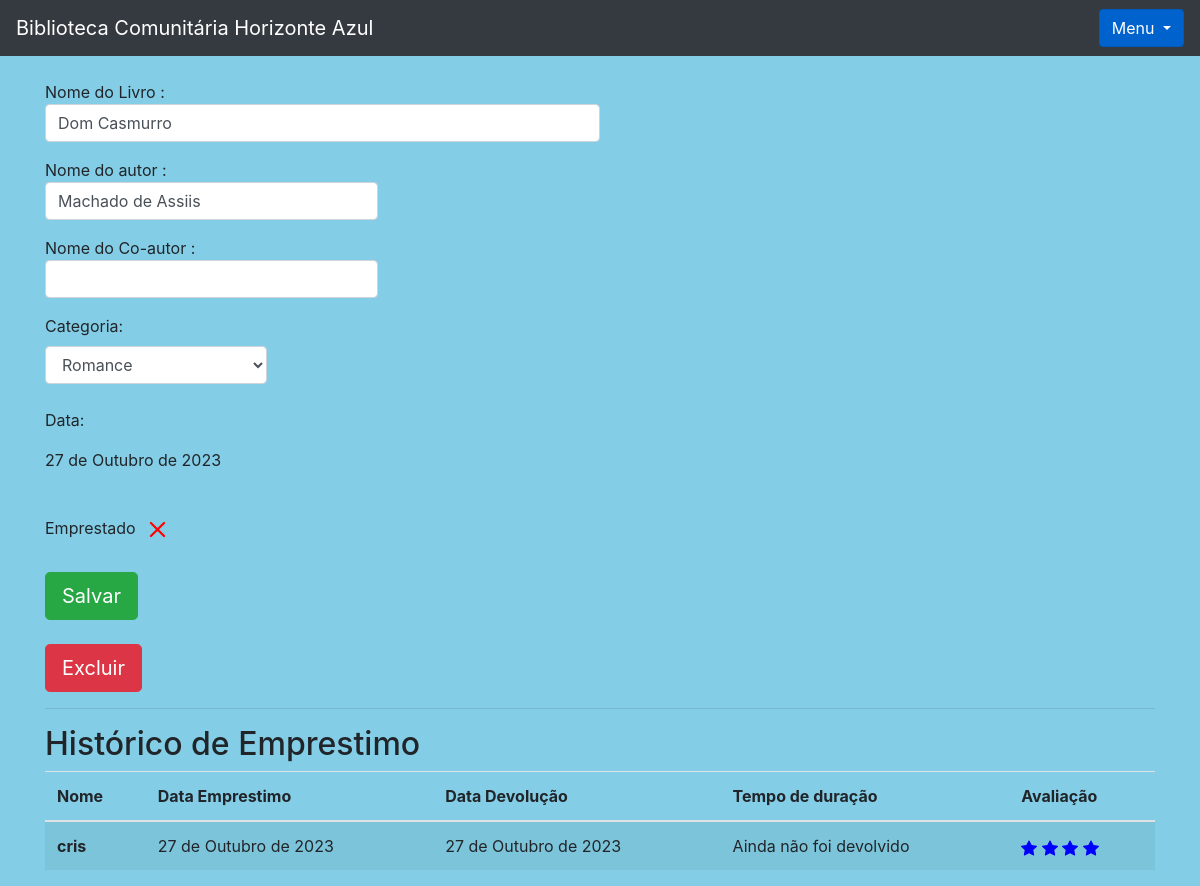
/livro/ver_livros/19 (signed in), run on the app's committed database.
### livro/models.py (models this page shows, shortened)
class Livros(models.Model):
    img = models.ImageField(upload_to='capa_livro', null=True, blank=True)
    nome = models.CharField(max_length = 100)
    autor = models.CharField(max_length = 30)
    data_cadastro = models.DateField(default= date.today)
    emprestado = models.BooleanField(default=False)
    categoria = models.ForeignKey(Categoria, on_delete=models.DO_NOTHING)
    usuario = models.ForeignKey(Usuario, on_delete=models.DO_NOTHING)
    class Meta: # a classe meta dentro de uma classe faz com que seja possivel alterar o nome da classe para que a visualização do admin não fique com duas letras s no final
        verbose_name = 'Livro'

class Emprestimos(models.Model):
    choices = (
        ('P', 'Pessimo'),
        ('R', 'Ruim'),
        ('B', 'Bom'),
        ('O', 'Otimo')
    )
    nome_emprestado = models.ForeignKey(Usuario, on_delete=models.DO_NOTHING, blank=True, null=True)
    data_emprestimo = models.DateField(default=datetime.datetime.now())
    data_devolucao = models.DateField(blank=True, null=True)
    livro = models.ForeignKey(Livros, on_delete=models.SET_NULL, null=True)
    avaliacao = models.CharField(max_length=1, choices=choices, blank=True, null=True)

### usuario/models.py (models this page shows)
class Usuario(models.Model):
    nome = models.CharField(max_length=50)
    email = models.CharField(max_length=30)
    senha = models.CharField(max_length=64)
    ativo = models.BooleanField(default=False)
    def __str__(self):
        return self.nome

### livro/views.py (the view)
# urls.py: path('ver_livros/<int:id>', views.ver_livros, name='ver_livros'),
def ver_livros(request, id):
    if request.session.get('usuario'):
        livro = Livros.objects.get(id = id)
        categoria_livro = Categoria.objects.filter(usuario = request.session.get('usuario'))
        if request.session['usuario'] == livro.usuario.id:
            usuario = Usuario.objects.get(id = request.session['usuario'])
            emprestimos = Emprestimos.objects.filter(livro = livro)
            form = CadastroLivro()
            form.fields['usuario'].initial = request.session['usuario']
            form.fields['categoria'].queryset = Categoria.objects.filter(usuario = usuario)
            form_categoria = CategoriaLivro()
            usuarios = Usuario.objects.all()
            livros = Livros.objects.filter(usuario_id = request.session.get('usuario'))
            livros_emprestar = Livros.objects.filter(usuario = usuario).filter(emprestado = False)
            livros_emprestados = Livros.objects.filter(usuario = usuario).filter(emprestado = True)
            return render(request, 'ver_livro.html', {'livro': livro,
                                                      'categoria_livro': categoria_livro,
                                                      'emprestimos': emprestimos,
                                                      'usuario_logado': request.session.get('usuario'),
                                                      'form': form,
                                                      'id_livro': id,
                                                      'form_categoria': form_categoria,
                                                      'usuarios': usuarios,
                                                      'livros': livros,
                                                      'livros_emprestar': livros_emprestar,
                                                      'livros_emprestados': livros_emprestados})
        else:
            return HttpResponse('esse livro não é seu')
    else:
        return redirect('/auth/login/?status=2')

### livro/forms.py
class CadastroLivro(forms.ModelForm):
    class Meta:
      model = Livros
      fields = "__all__"
    def __init__(self, *args, **kwargs):
      super().__init__(*args, **kwargs)
      self.fields['usuario'].widget = forms.HiddenInput()

class CategoriaLivro(forms.Form):
  nome = forms.CharField(max_length=30)
  descricao = forms.CharField(max_length=70)
  def __init__(self, *args, **kwargs):
    super().__init__(*args, **kwargs)
    self.fields['descricao'].widget = forms.Textarea()

### livro/models.py (called while the page is built)
    def __str__(self):
        return self.nome

### livro/templatetags/filtros.py (called while the page is built)
@register.filter
def mostra_duracao(value1, value2):
    if all((isinstance(value1, datetime), isinstance(value2, datetime))):
        dias = (value1 - value2).days
        texto = 'Dias'
        if dias == 1:
            texto = 'Dia'
        return f'{dias} {texto}'
    return 'Ainda não foi devolvido'

### livro/templates/ver_livro.html (shortened to what this page needs)
{% extends 'base.html' %}
{% load filtros %}
{% block 'conteudo' %}
    <div class="container">
        <br>
        <form action="{% url 'alterar_livro' %}" method="POST">
            <p>
                <lable> Nome do Livro : </label>
                <input style="width: 50%" class="form-control" type="texte" value="{{livro.nome}}" name="nome_livro">
            </p>
            <p>
                <lable> Nome do autor : </label>
                <input style="width: 30%" class="form-control" type="texte" value="{{livro.autor}}" name="autor">
            </p>
            <p>
                <lable> Nome do Co-autor : </label>
                <input style="width: 30%" class="form-control" type="texte" value="{{livro.co_autor}}" name="co_autor">
            </p>
            <label> Categoria: </label>
            <select  style="width: 20%;" class="form-control"  name="categoria_id">
                {% for i in categoria_livro%}
                    {% if livro.categoria.nome == i.nome %}
                        <option value="{{i.id}}" selected>{{i}}</option>
                    {% else %}
                        <option value="{{i.id}}">{{i}}</option>
                    {% endif %}
                {% endfor %}
            </select>
            <br>
            <p>
                <lable> Data: </label>
                <p>{{livro.data_cadastro}}</p>
            </p>
            <br>
            <label>Emprestado</label>
            <br>
            <br>
            <input type="submit" class="btn btn-success btn-lg" value="Salvar">
        </form>
        <br>
        <button type="button" class="btn btn-danger btn-lg" data-toggle="modal" data-target="#exampleModal2">
            Excluir
        </button>
        <hr>
        <h2>Histórico de Emprestimo</h2>
            <table class="table table-striped">
                <thead>
                    <tr>
                        <th scope="col">Nome</th>
                        <th scope="col">Data Emprestimo</th>
                        <th scope="col">Data Devolução</th>
                        <th scope="col">Tempo de duração</th>
                        <th scope="col">Avaliação</th>
                    </tr>
                </thead>
                <tbody>
                    {% for i in emprestimos %}
                        <tr>
                            {% if i.nome_emprestado_anonimo == None %}
                                <th scope="row">{{i.nome_emprestado}}</th>
                            {% else %}
                                <th scope="row">{{i.nome_emprestado_anonimo}}</th>
                            {% endif %}
                            <td>{{i.data_emprestimo}}</td>
                            <td>{{i.data_devolucao}}</td>
                            <td>{{i.data_devolucao|mostra_duracao:i.data_emprestimo}} </td>
                            <td>
                            </td>
                        </tr>
                    {% endfor %}
                </tbody>
            </table>
    </div>
 {% endblock %}

### biblioteca/templates/base.html (shortened to what this page needs)
<!doctype html>
<html lang="pt-BR">
  <head>
    <link rel="stylesheet" href="https://cdn.jsdelivr.net/npm/bootstrap@4.6.0/dist/css/bootstrap.min.css">
     </head>
  <body style="background-color:rgb(131, 206, 230)">
    </body>
     <nav class="navbar navbar-dark bg-dark">
        <a class="navbar-brand" href="{% url 'home' %}">Biblioteca Comunitária Horizonte Azul</a>
        {% if usuario_logado %}
        <div class="dropdown show">
          <a class="btn btn-primary dropdown-toggle" href="#" role="button" id="dropdownMenuLink" data-toggle="dropdown" aria-haspopup="true" aria-expanded="false">
            Menu
          </a>
        </div>
        {% endif %}
      </nav>
    {% block 'conteudo' %} {% endblock %}
  </body>
</html>

### data on the page
Livros: nome_livro "Dom Casmurro", autor "Machado de Assiis", data_cadastro "27 de Outubro de 2023"
Emprestimos: nome_emprestado "cris", data_emprestimo "27 de Outubro de 2023", data_devolucao "27 de Outubro de 2023", data_devolucao|mostra_duracao "Ainda não foi devolvido", avaliacao "O" (drawn)

### other printed values
form field categoria_id "Romance"
